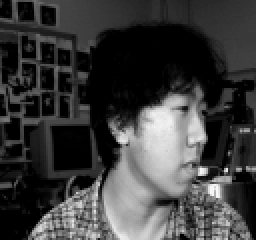
#> input picture Trabalho/Questao2/amostras/RecFac/an2i/an2i_left_angry_open.png, 128 x 120 px, found by its file name (shown 2 times larger); its folder holds only this picture in this run
$ python teste_rapido.py
#> lines starting #> are read from the running program, lines starting #| are printed output that depends on the picture; long printed decimals are rounded
### Trabalho/Questao2/modelos_rna.py
import numpy as np

class PerceptronMulticlasse:
    # [13 lines left out: function __init__, not called in this run]

    def activation_function(self, u):
        return 1 if u >= 0 else -1

    # [31 lines left out: functions EQM, fit, not called in this run]


class MADALINEMulticlasse:
    def __init__(self, X_train, Y_train, n_hidden=30, learning_rate=5e-3, max_epochs=500, tol=1e-6):
        self.p, self.N = X_train.shape
        self.C = Y_train.shape[0]
        self.n_hidden = n_hidden

        self.X_train = np.vstack((
            -np.ones((1, self.N)), X_train
        ))

        self.d = Y_train
        self.lr = learning_rate
        self.max_epochs = max_epochs
        self.tol = tol

        # ✅ INICIALIZAÇÃO FIXA (não Xavier)
        self.W1 = np.random.uniform(-0.1, 0.1, (n_hidden, self.p+1))
        self.W2 = np.random.uniform(-0.1, 0.1, (self.C, n_hidden+1))
        self.hist_eqm = []

    def g(self, u):
        u_clipped = np.clip(u, -10, 10)
        return np.tanh(u_clipped)

    def g_d(self, a):
        return 1 - a**2

    def forward(self, x):
        self.u1 = self.W1 @ x
        self.a1 = self.g(self.u1)

        a1_bias = np.vstack((-np.ones((1, 1)), self.a1))
        self.u2 = self.W2 @ a1_bias
        self.a2 = self.u2

        return self.a2

    def EQM(self):
        s = 0
        for k in range(self.N):
            x_k = self.X_train[:, k].reshape(self.p+1, 1)
            y_k = self.forward(x_k)
            d_k = self.d[:, k].reshape(self.C, 1)
            e_k = d_k - y_k
            s += np.sum(e_k**2)
        return s / (2 * self.N)

    def fit(self):
        epochs = 0
        eqm_prev = float('inf')

        while epochs < self.max_epochs:
            for k in range(self.N):
                x_k = self.X_train[:, k].reshape(self.p+1, 1)
                y_k = self.forward(x_k)
                d_k = self.d[:, k].reshape(self.C, 1)
                e_k = d_k - y_k

                # Calcular gradientes
                a1_bias = np.vstack((-np.ones((1, 1)), self.a1))
                grad_W2 = e_k @ a1_bias.T

                delta_hidden = (self.W2[:, 1:].T @ e_k) * self.g_d(self.a1)
                grad_W1 = delta_hidden @ x_k.T

                # ✅ GRADIENT CLIPPING
                grad_W2 = np.clip(grad_W2, -1, 1)
                grad_W1 = np.clip(grad_W1, -1, 1)

                # Atualizar pesos
                self.W2 = self.W2 + self.lr * grad_W2
                self.W1 = self.W1 + self.lr * grad_W1

            eqm_atual = self.EQM()
            self.hist_eqm.append(eqm_atual)

            if abs(eqm_prev - eqm_atual) < self.tol:
                break

            eqm_prev = eqm_atual
            epochs += 1


class MultilayerPerceptron:
    # [26 lines left out: function __init__, not called in this run]

    def g(self, u):
        return (1 - np.exp(-u)) / (1 + np.exp(-u))

    def g_d(self, u):
        y = self.g(u)
        return 0.5 * (1 - y**2)

    # [60 lines left out: functions backward, forward, EQM, fit, not called in this run]

### Trabalho/Questao2/teste_rapido.py
import numpy as np
import matplotlib.pyplot as plt
import cv2
import os
from modelos_rna import MADALINEMulticlasse

# =============================================================================
# TESTE RÁPIDO - MADALINE
# =============================================================================
print("="*60)
print("TESTE RAPIDO - VALIDACAO DO MADALINE")
print("="*60)

base_path = r"C:\Users\Calil\Documents\VIDA\Faculdade\2025.2\IA\Trabalho AV2\Trabalho_IA_AV2\Trabalho\Questao2\amostras\RecFac"
target_size = (50, 50)

pessoas = sorted([p for p in os.listdir(base_path) if os.path.isdir(os.path.join(base_path, p))])
C = len(pessoas)

X_list = []
Y_list = []

for idx, pessoa in enumerate(pessoas):
    pessoa_path = os.path.join(base_path, pessoa)
    for img_name in sorted(os.listdir(pessoa_path)):
        img_path = os.path.join(pessoa_path, img_name)
        img = cv2.imread(img_path, cv2.IMREAD_GRAYSCALE)
#> img is the input picture: shape (120, 128); min 0, max 246, mean 60.6
        img_resized = cv2.resize(img, target_size)
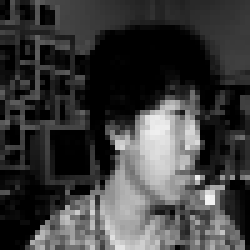
#> img_resized: shape (50, 50) (shown 5 times larger); min 0, max 246, mean 60.5
        img_array = img_resized.astype(np.float64).flatten()
#> img_array = 2500 values, max 246 at index 1991, min 0 at index 1, mean 60.5
        X_list.append(img_array)
        Y_list.append(idx)
#> pass 2 of the loop `for idx, pessoa in enumerate(pessoas):`:
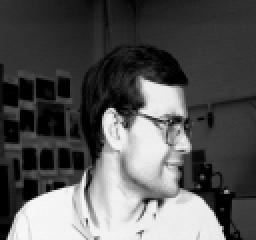
#> input picture Trabalho/Questao2/amostras/RecFac/at33/at33_left_angry_open.png, 128 x 120 px, found by its file name (shown 2 times larger)
#> img is the input picture: shape (120, 128); min 0, max 248, mean 86.1
#> `img_resized = cv2.resize(img, target_size)`:
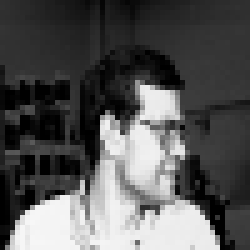
#> img_resized: shape (50, 50) (shown 5 times larger); min 0, max 247, mean 85.9
#> img_array = 2500 values, max 247 at index 2206, min 0 at index 577, mean 85.93

X = np.array(X_list).T
#> X = 2500 pairs, first value 0 to 246, second value 0 to 247
Y_labels = np.array(Y_list)
X_norm = 2 * (X - np.min(X)) / (np.max(X) - np.min(X)) - 1
#> X_norm = 2500 pairs, first value -1 to 0.992, second value -1 to 1

Y_onehot = -np.ones((C, X.shape[1]))
#> Y_onehot = [[-1, -1], [-1, -1]]
for i in range(X.shape[1]):
    Y_onehot[Y_labels[i], i] = 1
#> after the loop, Y_onehot = [[1, -1], [-1, 1]]

print(f"Dados carregados: {X_norm.shape}\n")
#| Dados carregados: (2500, 2)

# =============================================================================
# TREINAR MADALINE
# =============================================================================
print("Treinando MADALINE...")

np.random.seed(42)
idx = np.random.permutation(X_norm.shape[1])
#> idx = [1, 0]
n_train = int(0.8 * X_norm.shape[1])
#> n_train = 1

X_train = X_norm[:, idx[:n_train]]
#> X_train = 2500 values, max 1 at index 2206, min -1 at index 577, mean -0.304
Y_train = Y_onehot[:, idx[:n_train]]
#> Y_train = [-1, 1]
X_test = X_norm[:, idx[n_train:]]
#> X_test = 2500 values, max 0.992 at index 1991, min -1 at index 1, mean -0.51
Y_test = Y_onehot[:, idx[n_train:]]
#> Y_test = [1, -1]

mad = MADALINEMulticlasse(X_train, Y_train, n_hidden=30, learning_rate=1e-2, max_epochs=1000, tol=1e-6)
#> in __init__, `self.X_train = np.vstack(( -np.ones((1, self.N)), X_train ))`: self.X_train = 2501 values, max 1 at index 2207, min -1 at index 0, mean -0.304
mad.fit()
#> after the loop in fit, `while epochs < self.max_epochs:`: epochs = 19; self.hist_eqm = [0.371, 0.163, 0.0827, 0.0413, 0.0204, 0.0101, 0.00507, 0.00256, 0.0013, 0.000667, 0.000342, 0.000176, 9.05e-05, 4.67e-05, 2.41e-05, 1.24e-05, 6.4e-06, 3.31e-06, 1.71e-06, 8.81e-07]

print(f"Treinamento concluido! ({len(mad.hist_eqm)} epocas)")
#| Treinamento concluido! (20 epocas)

# =============================================================================
# CALCULAR ACURÁCIA
# =============================================================================
N_test = X_test.shape[1]
acertos = 0

X_test_bias = np.vstack((-np.ones((1, N_test)), X_test))
#> X_test_bias = 2501 values, max 0.992 at index 1992, min -1 at index 0, mean -0.51
for k in range(N_test):
    x_k = X_test_bias[:, k].reshape(-1, 1)
    y_k = mad.forward(x_k)
    if np.argmax(y_k) == np.argmax(Y_test[:, k]):
        acertos += 1
#> this loop made 1 pass
#> y_k on pass 1: [-0.613, 0.464]
#> after the loop, acertos = 0

acuracia = 100 * acertos / N_test
#> acuracia = 0

print(f"\n{'='*60}")
print(f"RESULTADO: {acuracia:.2f}%")
#| RESULTADO: 0.00%
print("="*60)

# =============================================================================
# ANÁLISE
# =============================================================================
if acuracia >= 85:
    print("EXCELENTE! MADALINE esta funcionando corretamente!")
elif acuracia >= 70:
    print("RAZOAVEL. Pode melhorar com ajuste de hiperparametros.")
else:
    print("RUIM! Algo ainda esta errado com o MADALINE.")

print(f"\nEQM final: {mad.hist_eqm[-1]:.6f}")
#| EQM final: 1e-06
print(f"Epocas ate convergencia: {len(mad.hist_eqm)}")
#| Epocas ate convergencia: 20

# =============================================================================
# PLOTAR CURVA DE APRENDIZADO
# =============================================================================
plt.figure(figsize=(10, 5))
plt.plot(mad.hist_eqm, linewidth=2)
plt.xlabel('Epocas', fontsize=12)
plt.ylabel('EQM', fontsize=12)
plt.title(f'MADALINE - Curva de Aprendizado (Acuracia: {acuracia:.2f}%)', fontsize=14, fontweight='bold')
plt.grid(alpha=0.3)
plt.tight_layout()
plt.savefig('teste_madaline.png', dpi=150)
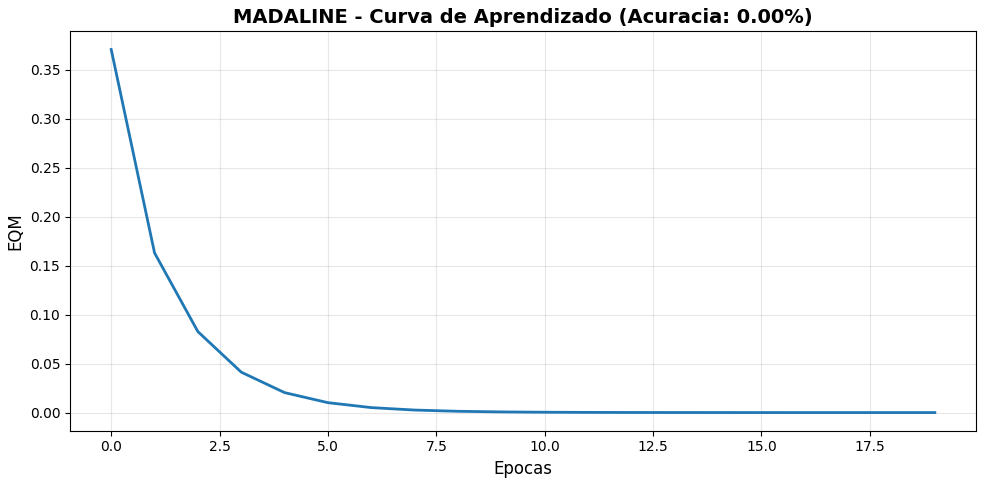
#> figure drawn by matplotlib, 1 panel; curve peaks at x = 0, y = 0.371
print("\nCurva salva: teste_madaline.png")
plt.show()

print(f"\n{'='*60}")
if acuracia >= 85:
    print("PODE RODAR OS SCRIPTS COMPLETOS COM CONFIANCA!")
else:
    print("REVISE O CODIGO ANTES DE RODAR OS SCRIPTS COMPLETOS")
print("="*60)
